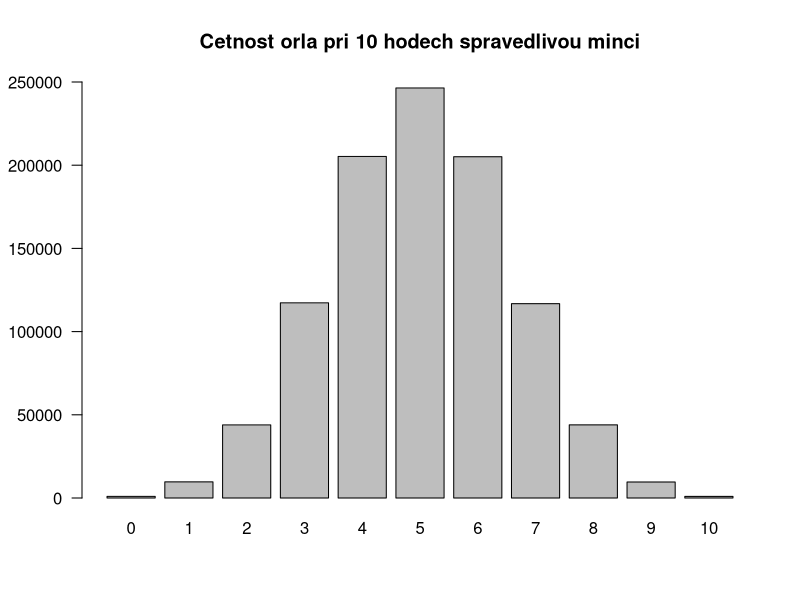
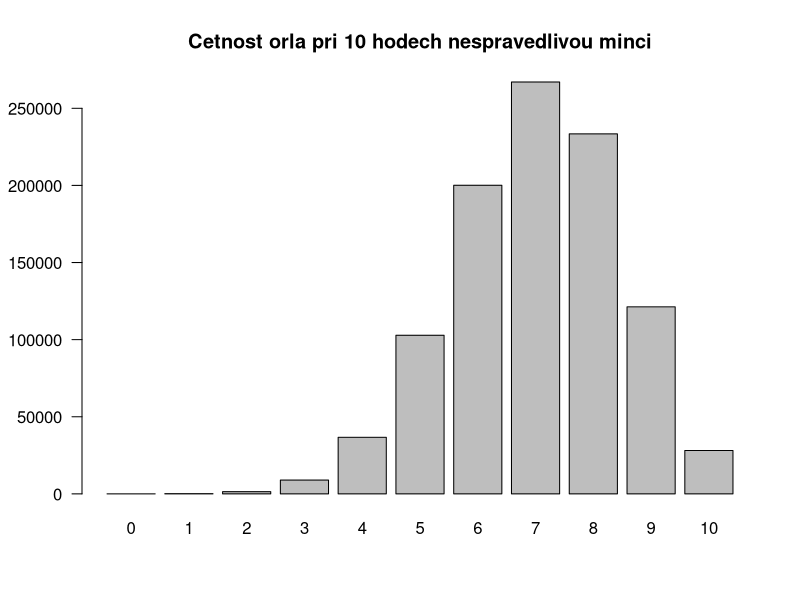

Recreate these plots in R, in order.
## ---- chunk 1
knitr::opts_chunk$set(echo = TRUE, fig.width = 10)
## ---- chunk 2
# pocet simulaci
N <- 1000000
hody <- rbinom(N, size = 10, prob = 0.5)
# kolikrat padnul orel pri prvnich 5 realizacich simulace
head(hody)
# cetnost jednotlivych vysledku
table(hody)
# ukazeme si sloupcovy graf odpovidajici cetnostni tabulce
barplot(table(hody), main = "Cetnost orla pri 10 hodech spravedlivou minci", ylab = "", ylim = c(0, 250000), las = 1)

# pravdepobnost, ze z deseti hodu padne 3krat orel
sum(hody==3) / N

# pravdepobnost, ze z deseti hodu padne 0krat orel
sum(hody==0) / N
## ---- chunk 3
# pravdepobnost, ze z deseti hodu padne 3krat orel
dbinom(x = 3, size = 10, prob = 0.5)

# pravdepobnost, ze z deseti hodu padne 0krat orel
dbinom(x = 0, size = 10, prob = 0.5)
## ---- chunk 4
N <- 1000000
cinkle_hody <- rbinom(N, size = 10, prob = 0.7)
# cetnost jednotlivych vysledku
table(cinkle_hody)
# ukazeme si sloupcovy graf odpovidajici cetnostni tabulce
barplot(table(cinkle_hody), main = "Cetnost orla pri 10 hodech nespravedlivou minci", ylab = "", las = 1)

# pravdepobnost, ze z deseti hodu padne 3krat orel
sum(cinkle_hody==3) / N

# pravdepobnost, ze z deseti hodu padne 0krat orel
sum(cinkle_hody==0) / N
## ---- chunk 5
# P(spam) zname ze zadani prikladu (90% vsech prichozich emailu jsou spamy)
p_spam <- 0.9
# P(normalni) dopocitame z pravidla o doplnku: P(spam) + P(normalni) = 1
p_normal <- 1 - p_spam
# P(fraze|spam) zname ze zadani prikladu (V 10% spamovych emailu je pouzita fraze "vyhrali jste")
p_fraze_spam <- 0.1
# P(fraze|normalni) zname ze zadani prikladu (fraze "vyhrali jste" je pouzita pouze v 1% normalnich emailu)
p_fraze_normal <- 0.01

### Jednotlive hodnoty dosadime do Bayesova teoremu. Pravdepodobnost, ze prichozi email obsahujici frazi "vyhrali jste" je spamem, je velmi vysoka (0.989).
p_fraze_spam*p_spam / (p_fraze_spam*p_spam + p_fraze_normal*p_normal)
## ---- chunk 6
# P(spravedliva) vypocitame ze zadani prikladu (tri mince z peti jsou spravedlive)
p_spravedliva <- 3/5
# P(cinkla1) vypocitame ze zadani prikladu (jedna mince z peti je cinkla takovym zpusobem, ze orel pada s pravdepodobnosti 0.7)
p_cinkla1 <- 1/5
# P(cinkla2) vypocitame ze zadani prikladu (jedna mince z peti je cinkla takovym zpusobem, ze orel pada s pravdepodobnosti 0.9)
p_cinkla2 <- 1/5
# P(3xorel|spravedliva) vypocitame s vyuzitim funkce dbinom. Zajimame se o to, jaka je pravdepodobnost, ze pri 4 hodech spravedlivou minci padne trikrat orel.
p_3orel_spravedliva <- dbinom(x = 3, size = 4, prob = 0.5)
# P(3xorel|cinkla1) vypocitame s vyuzitim funkce dbinom. Zajimame se o to, jaka je pravdepodobnost, ze pri 4 hodech prvni cinklou minci padne trikrat orel.
p_3orel_cinkla1 <- dbinom(x = 3, size = 4, prob = 0.7)
# P(3xorel|cinkla2) vypocitame s vyuzitim funkce dbinom. Zajimame se o to, jaka je pravdepodobnost, ze pri 4 hodech druhou cinklou minci padne trikrat orel.
p_3orel_cinkla2 <- dbinom(x = 3, size = 4, prob = 0.9)

# Ted postupne vypocitame citatel a jmenovatel Bayesova teoremu pro nas priklad
citatel <- p_3orel_spravedliva*p_spravedliva
jmenovatel <- p_3orel_spravedliva*p_spravedliva + p_3orel_cinkla1*p_cinkla1 + p_3orel_cinkla2*p_cinkla2

# Nakonec vypocitame pozadovanou podminenou pravdepodobnost ze zadani prikladu (tzn. pravdepodobnost, ze jsme vybrali/hazeli spravedlivou minci, pokud padnul pri ctyrech hodech trikrat orel)
citatel / jmenovatel
## ---- chunk 7
monty <- function(tip, zmena_tipu){
  # mame 3 dvere
  dvere <- c(1,2,3)
  # nahodne urcime, kde je auto
  dvere_auto <- sample(dvere, size = 1)
  
  # nahodne soutezicimu ukazeme dvere, kde neni auto a neni to nas tip (z arumentu funkce)
  otevrene_dvere <- dvere[!dvere %in% c(tip, dvere_auto)]
  # pokud tip = dvere_auto tak musime oteverene_dvere vybrat nahodne z dvou moznosti
  if(length(otevrene_dvere) == 2) {
    otevrene_dvere <- sample(otevrene_dvere, size = 1)
  }
  
  # zbyly nam tyto dvere
  zbyle_dvere <- dvere[dvere != otevrene_dvere]
  
  # pokud menime tip...
  if(zmena_tipu) {
    # ...tak chceme ty druhe zbyvajici dvere...
    tip <- zbyle_dvere[zbyle_dvere != tip]
  } else {
    # ...jinak nechame nas puvodni tip
    tip <- tip
  }
  
  # pokud nas tip po zmene nebo nezmene je roven dverim, kde je auto...
  if(dvere_auto == tip) {
    # ...tak vyhravame...
    return("vyhra")
  } else {
    # ...jinak prohravame
    return("prohra")
  }
}
## ---- chunk 8
monty(tip = 2, zmena_tipu = FALSE)
monty(tip = 2, zmena_tipu = TRUE)
## ---- chunk 9
# simulace: zmena puvodniho tipu (zmena_tipu = TRUE)
N <- 100000

vysledek <- rep(NA, N)
nas_tip <- sample(c(1,2,3), size = N, replace = TRUE)
for(n in 1:N) {
  vysledek[n] <- monty(tip = nas_tip[n], zmena_tipu = TRUE)
}
table(vysledek) / N
## ---- chunk 10
# simulace: puvodni tip (zmena_tipu = FALSE)
N <- 100000

vysledek <- rep(NA, N)
nas_tip <- sample(c(1,2,3), size = N, replace = TRUE)
for(n in 1:N) {
  vysledek[n] <- monty(tip = nas_tip[n], zmena_tipu = FALSE)
}
table(vysledek) / N
